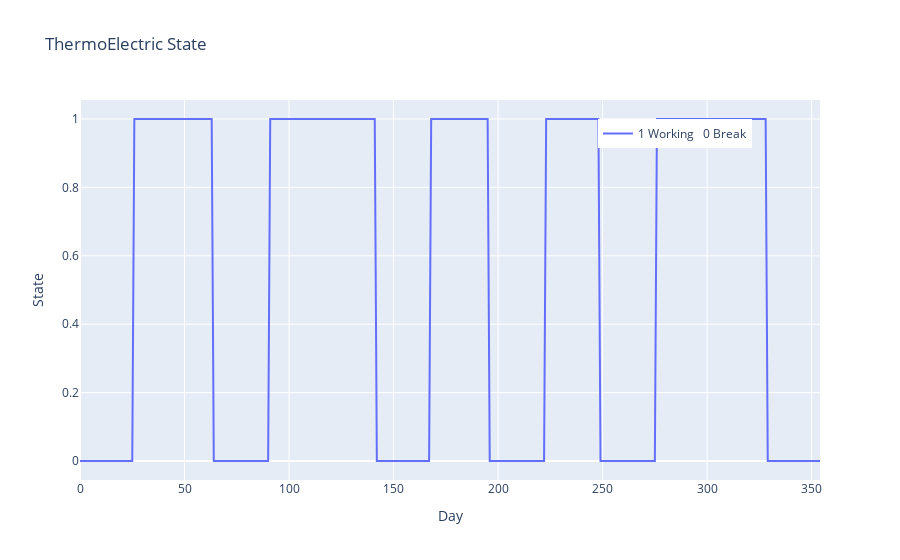

The cell this chart's notebook holds for it:
### Code cell
for i in range(1):
    print(i)
    thermoelectrics[i].plot(0, 365)
    thermoelectrics[i].get_distributions_info()

### Figure 1 — Plotly figure (JSON) as saved in the notebook; plotly's stock layout.template omitted (floating-point values rounded to 4 significant figures; data arrays with more than 128 entries replaced by an {"elided": "..."} marker saying what was removed)
{"data": [{"mode": "lines", "name": "1 Working \n 0 Break", "type": "scatter", "x": {"elided": "365 int values"}, "y": {"elided": "355 int values"}}], "layout": {"legend": {"x": 0.7, "y": 0.95}, "showlegend": true, "title": {"text": "ThermoElectric State"}, "xaxis": {"title": {"text": "Day"}}, "yaxis": {"title": {"text": "State"}}}}
